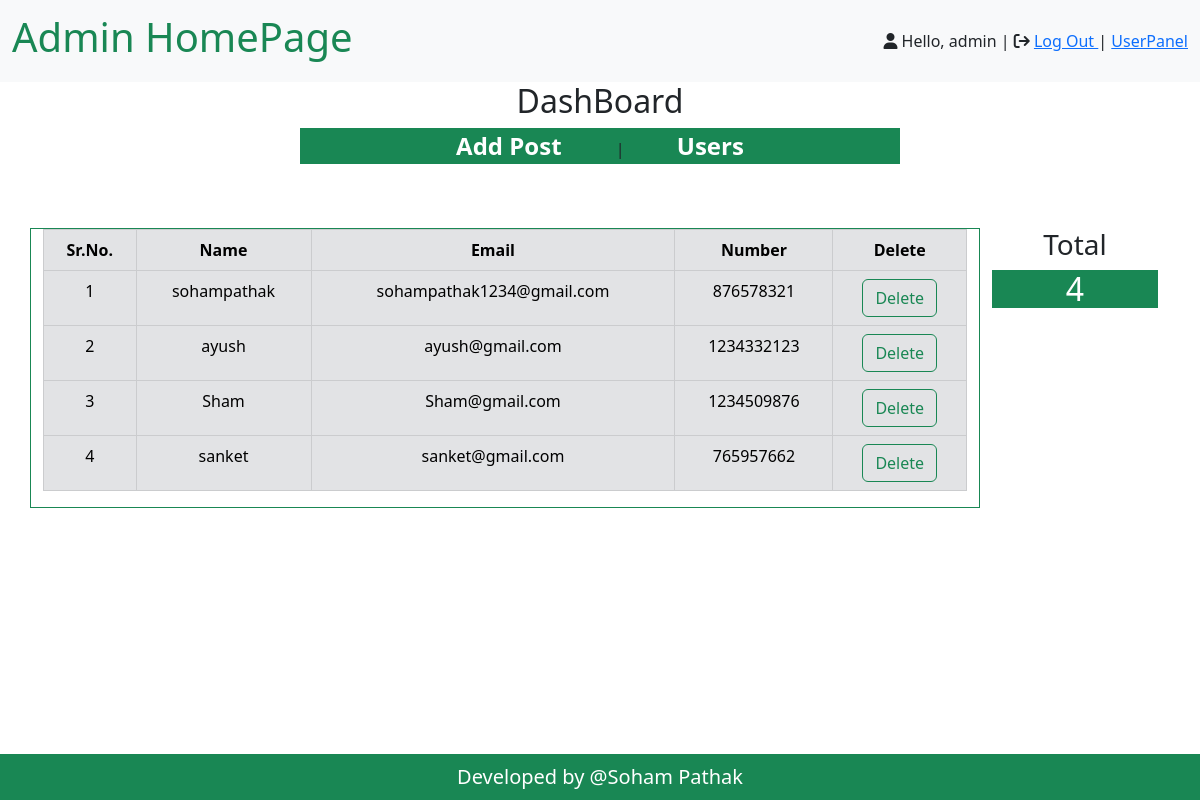
Page /Ecom/admin/user.php (signed in) on the committed database.
### tables this page shows
CREATE TABLE `tableusers` (
  `Id` int(11) NOT NULL,
  `UserName` varchar(100) NOT NULL,
  `Email` varchar(100) NOT NULL,
  `Number` varchar(200) NOT NULL,
  `Password` varchar(100) NOT NULL
);

### Ecom/admin/user.php (the view, shortened to what this page needs)
<!DOCTYPE html>
<html lang="en">
<head>
    <link href="https://cdn.jsdelivr.net/npm/bootstrap@5.3.0/dist/css/bootstrap.min.css" rel="stylesheet">
</head>
<body>
    <?php
    include 'mystore.php';
    $con = mysqli_connect('localhost', 'root', '', 'ecom');
    $Record = mysqli_query($con, "SELECT * FROM `tableusers`");
    $row_count = mysqli_num_rows($Record);
    ?>
    <div class="container mt-5">
        <div class="row">
            <div class="col-md-10 m-auto border border-success mt-3 bg-white">
                <table class="table table-secondary table-bordered">
                    <thead class="text-center">
                        <tr>
                        <th> Sr.No.</th>
                        <th> Name </th>
                        <th> Email </th>
                        <th> Number </th>
                        <th> Delete </th>
                        </tr>
                    </thead>
                    <tbody class="text-center text-success">
                        <?php
                        $n = 0;
                        while ($row = mysqli_fetch_array($Record)) {
                            echo "
                            <tr>
                                <td>" ;?> <?php echo ++$n; ?> <?php echo"</td>
                                <td>$row[UserName]</td>
                                <td>$row[Email]</td>
                                <td>$row[Number]</td>
                                <td><a href='delete.php?ID=$row[Id]' class='btn btn-outline-success text-center  text-decoration-none text-success'> Delete </a></td>
                            </tr>
                                ";
                        }
                        ?>
                    </tbody>
                </table>
                </div>
                <div class="col-md-2  pr-5  m-auto  mt-3 bg-white text-center">
                    <h3 class="text-successs"> Total </h3>
                    <h2 class="bg-success text-white"> <?php echo $row_count; ?> </h2>
                </div>
        </div>
    </div>
</body>
</html>

### rows in the picture
tableusers: UserName "sohampathak", Email "sohampathak1234@gmail.com", Number "876578321"
tableusers: UserName "ayush", Email "ayush@gmail.com", Number "1234332123"
tableusers: UserName "Sham", Email "Sham@gmail.com", Number "1234509876"
tableusers: UserName "sanket", Email "sanket@gmail.com", Number "765957662"

### other values in the picture
$_SESSION['admin'] "admin"
$row_count "4"
